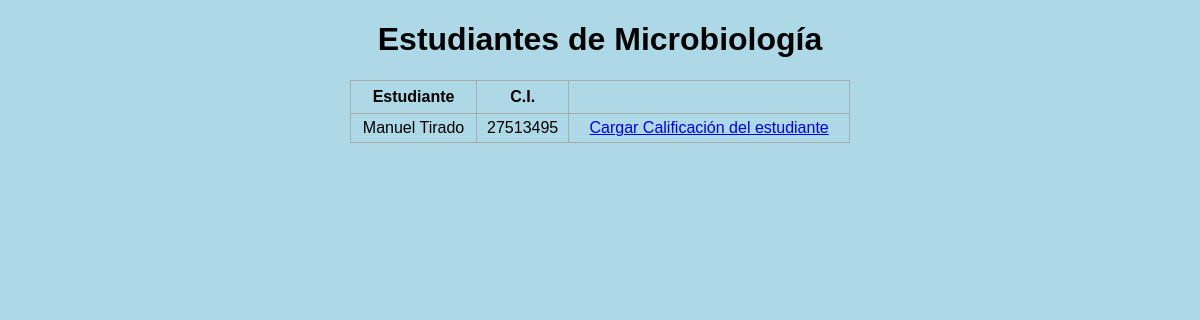
The page /estudiantes_notas/2152 on the database its author committed.
### inscripcion.py (models this page shows, shortened)
class Asignatura(db.Model):
    cod_asig = db.Column(db.Integer, primary_key=True)
    nombre = db.Column(db.String(200), nullable=False)
    unidad_creditos = db.Column(db.Integer)

class Estudiante(db.Model):
    cod_estudiante = db.Column(db.Integer, primary_key=True, autoincrement=True)
    nombre = db.Column(db.String(200), nullable=False)
    cedula = db.Column(db.Integer)
    nacimiento = db.Column(db.DateTime)
    telefono = db.Column(db.Integer)
    correo = db.Column(db.String(200), nullable=False)
    fecha_inscripcion = db.Column(db.DateTime, default=datetime.utcnow)
    direccion = db.Column(db.String(200), nullable=False)
    forma_ingreso = db.Column(db.String(200), nullable=False)

### inscripcion.py (the view)
@app.route('/estudiantes_notas/<int:id>', methods=['GET', 'POST'])
def listar_estudiantes_notas(id):
    asignatura = Asignatura.query.get_or_404(id)
    cursando = Cursando.query.filter_by(cod_asig=asignatura.cod_asig).all()
    codigos_estudiantes = [cursando.cod_estudiante for cursando in cursando]
    estudiantes = Estudiante.query.filter(Estudiante.cod_estudiante.in_(codigos_estudiantes)).all()
    if request.method == 'POST':
        pass
    else:
        return render_template('estudiantes_notas.html', estudiantes=estudiantes, asignatura = asignatura)

### templates/estudiantes_notas.html (shortened to what this page needs)
{% extends 'base.html' %}
{% block body %}
<div class="content">
    <h1 style="text-align: center">Estudiantes de {{asignatura.nombre}}</h1>
    {% if estudiantes|length < 1 %}
    <h4 style="text-align: center">No hay estudiantes registrados aún!</h4>
    {% else %}
    <table>
        <tr>
            <th>Estudiante</th>
            <th>C.I.</th>
        </tr>
        {% for estudiante in estudiantes %}
        <tr>
            <td>{{ estudiante.nombre }}</td>
            <td>{{ estudiante.cedula }}</td>
            <td>
                <a href="/carga_notas/{{estudiante.cod_estudiante}}/{{asignatura.cod_asig}}">Cargar Calificación del estudiante</a>
            </td>
        </tr>
        {% endfor %}
    </table>
    {% endif %}
</div>
{% endblock %}

### static/css/main.css (style rules this page uses)
body, html { margin: 0; font-family: sans-serif; background-color: lightblue; }
.content { margin: 0 auto; width: 500px; }
table, td, th { border: 1px solid #aaa; }
table { border-collapse: collapse; width: 100%; }
th { height: 30px; }
td { text-align: center; padding: 5px; }

### rows shown on the page
Asignatura: nombre "Microbiología"
Estudiante: nombre "Manuel Tirado", cedula "27513495"
